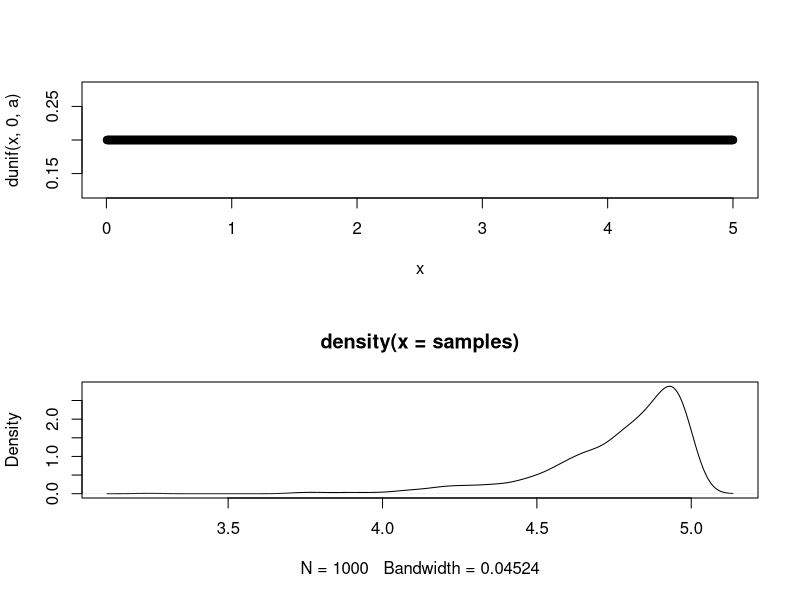
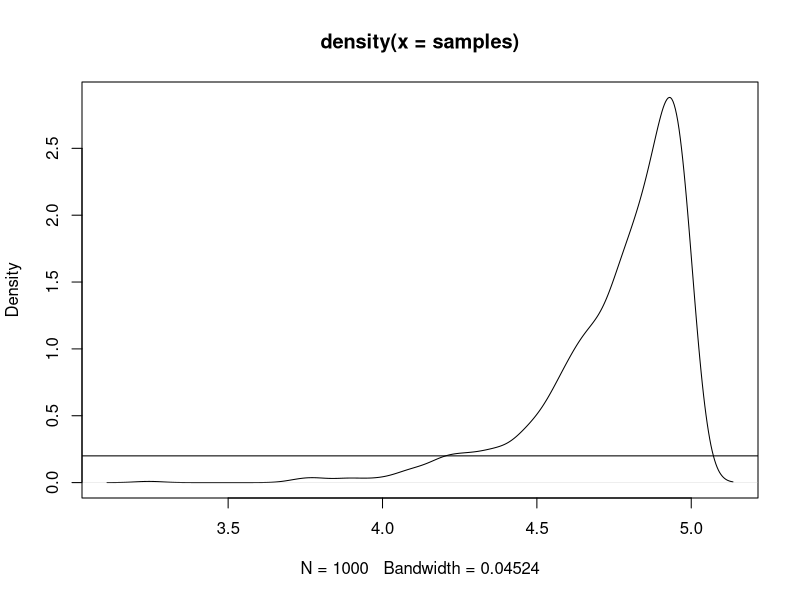

Write R code to recreate these figures, in order.

a <- 5
x <- seq(a/1000,a, by=a/1000)

samples <- c()
for (i in 1:1000){
  samples[i] <- max(sample(runif(20,0,a)))
}
dens <- density(samples)
par(mfrow=c(2,1))
plot(x,dunif(x,0,a))
plot(dens)
dev.off()
plot(dens)
lines(dunif(x,0,a))
max(samples)
